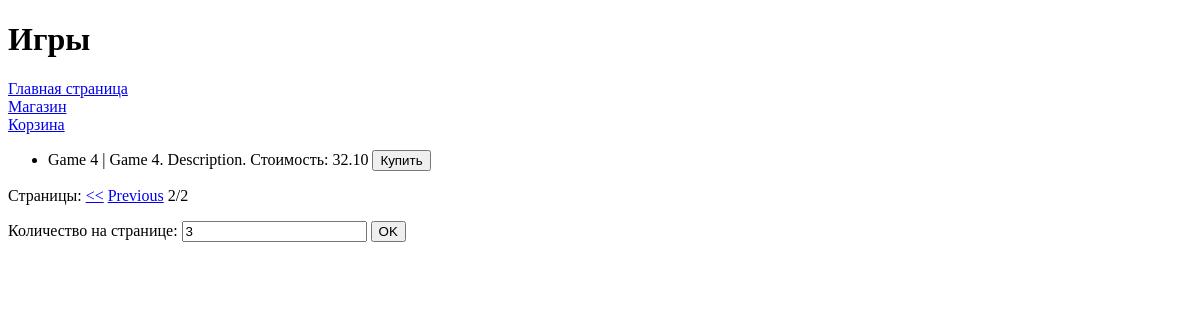
Before: /platform/games/?per_page=3&page=2 with the older database file.
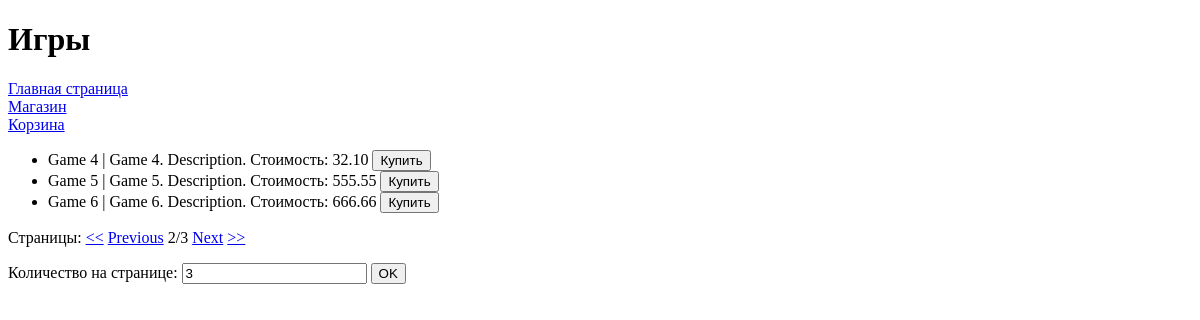
After: the same page with the newer database file.
### task1/models.py (models this page shows, shortened)
class Game(models.Model):
    title = models.CharField(max_length=300)
    cost = models.DecimalField(decimal_places=2, max_digits=7)
    size = models.DecimalField(decimal_places=2, max_digits=7)
    description = models.TextField()
    age_limited = models.BooleanField(default=False)
    buyer = models.ManyToManyField(Buyer)

### task1/views.py (the view)
# urls.py: path('platform/games/', games),
def games(request):
    if not (per_page := request.POST.get('per_page')):
        per_page = request.GET.get('per_page')
    per_page = int(per_page) if per_page is not None and per_page.isdigit() else 3
    paginator = Paginator(Game.objects.all(), per_page)
    page_number = request.GET.get('page')
    context = {
        'title': 'Игры',
        'page_games': paginator.get_page(page_number)
    }
    return render(request, 'games.html', context)

### templates/games.html (shortened to what this page needs)
{% extends "menu.html" %}{% block content %}
    <ul>
{% for item in page_games %}        <li>{{item.title}} | {{item.description}} Стоимость: {{item.cost}} <button>Купить</button></li>
{% endfor %}    </ul>
    <div class="pagination">
        <p>
            Страницы: {% if page_games.has_previous %}<a href="?per_page={{ page_games.paginator.per_page }}&page=1"><<</a>
            <a href="?per_page={{ page_games.paginator.per_page }}&page={{ page_games.previous_page_number }}">Previous</a>{% endif %}
            {{ page_games.number }}/{{ page_games.paginator.num_pages }}{% if page_games.has_next %}
            <a href="?per_page={{ page_games.paginator.per_page }}&page={{ page_games.next_page_number }}">Next</a>
            <a href="?per_page={{ page_games.paginator.per_page }}&page={{ page_games.paginator.num_pages }}">>></a>{% endif %}
        </p>
        <form method="post">
            <label>Количество на странице: </label>
            <input type="number" name="per_page" min="1" value="{{ page_games.paginator.per_page }}">
            <button type="submit">OK</button>
        </form>
    </div>{% endblock %}

### templates/menu.html (shortened to what this page needs)
<!DOCTYPE html>
<html lang="en">
<head>
</head>
<body>
    <h1>{% block pagename %}{{title}}{% endblock %}</h1>
    {% block menu %}<a href="/platform/">Главная страница</a><br>
    <a href="/platform/games/">Магазин</a><br>
    <a href="/platform/cart/">Корзина</a>{% endblock %}{% block content %}{% endblock %}
</body>
</html>

Changed rows visible on the page:
added Game: title "Game 5", description "Game 5. Description.", cost "555.55"
added Game: title "Game 6", description "Game 6. Description.", cost "666.66"
Other visible differences:
{{ page_games.paginator.num_pages }}: "2" → "3"
text now shown: "Next >>"
